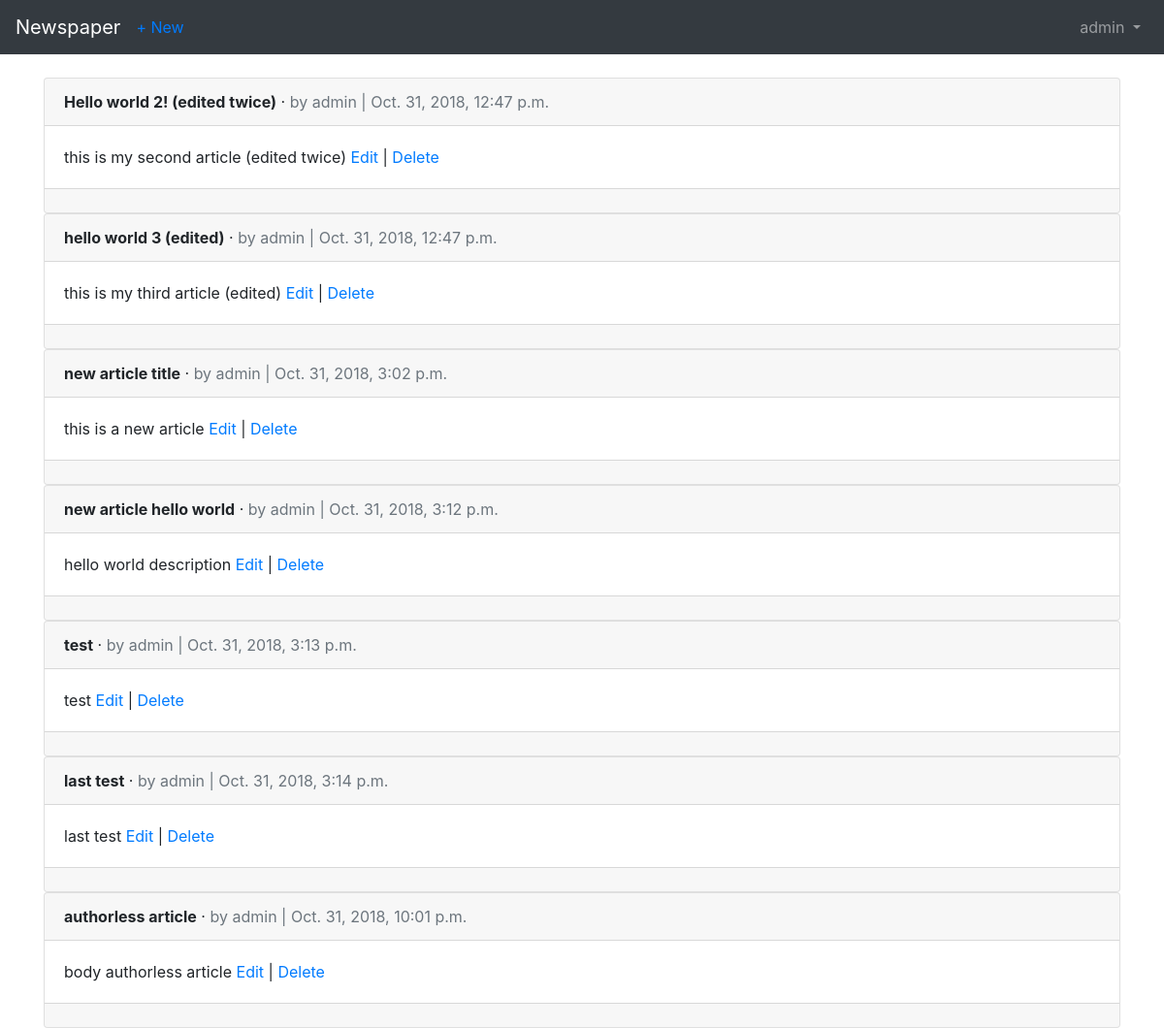
The page /articles/ (signed in) on the database as committed earlier.
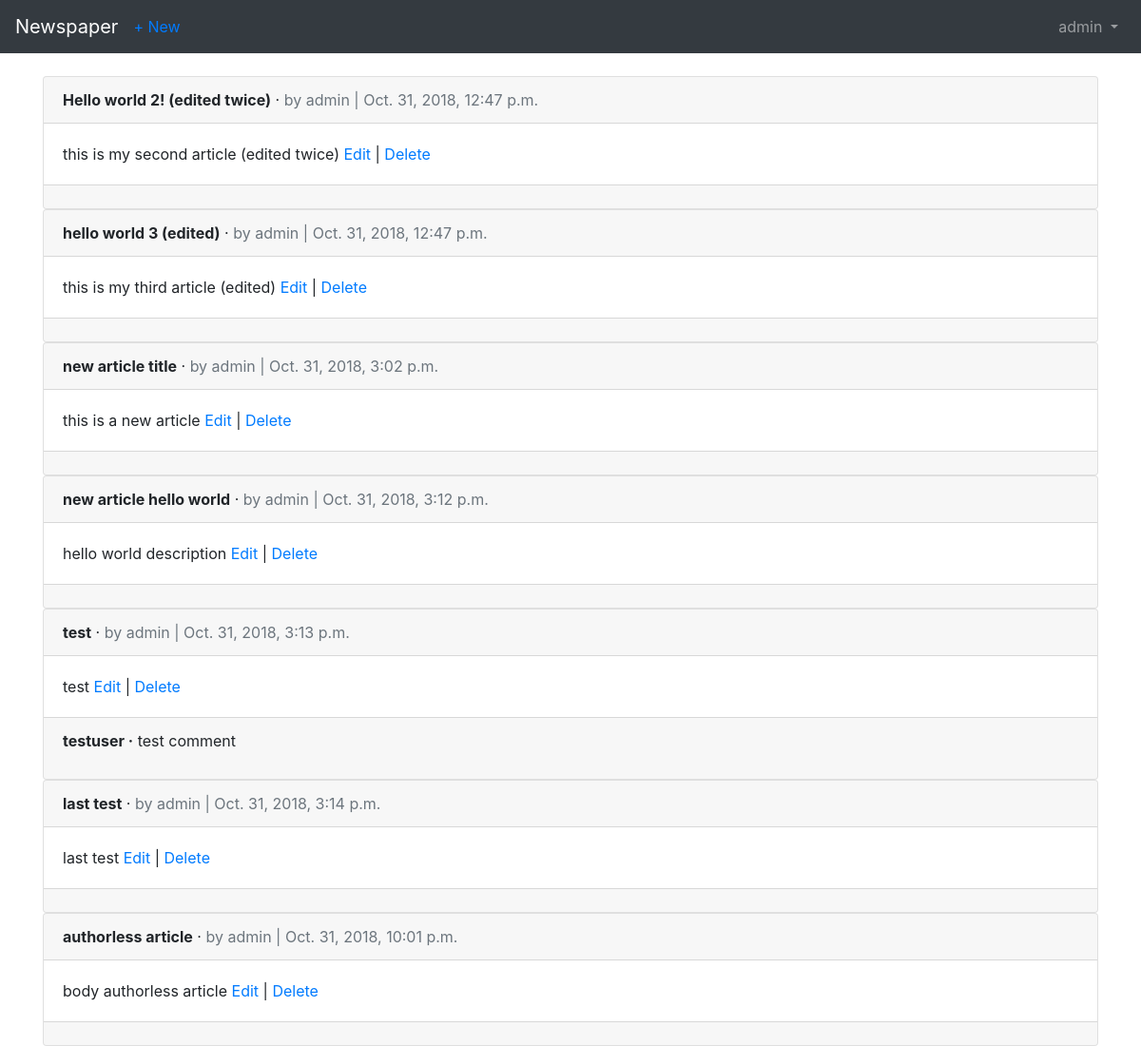
The same page on the database as committed later.
### articles/models.py (models this page shows, shortened)
class Article(models.Model):
    title = models.CharField(max_length=255)
    body = models.TextField()
    date = models.DateTimeField(auto_now_add=True)
    author = models.ForeignKey(
        settings.AUTH_USER_MODEL,
        on_delete=models.CASCADE
    )

class Comment(models.Model):
    article = models.ForeignKey(
        Article,
        on_delete=models.CASCADE,
        related_name='comments'
    )
    comment = models.CharField(max_length=140)
    author = models.ForeignKey(
        settings.AUTH_USER_MODEL,
        on_delete=models.CASCADE
    )
    def __str__(self):
        return self.comment

### users/models.py (models this page shows)
class CustomUser(AbstractUser):
    age = models.PositiveIntegerField(default=0)

### articles/views.py (the view)
# urls.py: path('', views.ArticleListView.as_view(), name='article_list'),
class ArticleListView(LoginRequiredMixin, ListView):
    model = models.Article
    template_name = 'article_list.html'

### templates/article_list.html (shortened to what this page needs)
{% extends 'base.html' %}
{% block content %}
    {% for article in object_list %}
        <div class="card">
            <div class="card-header">
                <span class="font-weight-bold">{{article.title}}</span> &middot;
                <span class="text-muted">by {{article.author}} | {{article.date}}</span>
            </div>
            <div class="card-body">
                {{article.body}}
                <a href="{% url 'article_edit' article.pk %}">Edit</a> |
                <a href="{% url 'article_delete' article.pk %}">Delete</a>
            </div>
            <div class="card-footer">
                {% for comment in article.comments.all %}
                    <p>
                        <span class="font-weight-bold">{{comment.author}} &middot;</span>
                        {{ comment }}
                    </p>
                {% endfor %}
            </div>
        </div>
    {% endfor %}
{% endblock content %}

Rows that differ between the two databases and show on the page:
added Comment: author "testuser", comment "test comment", shown under Article "test"
